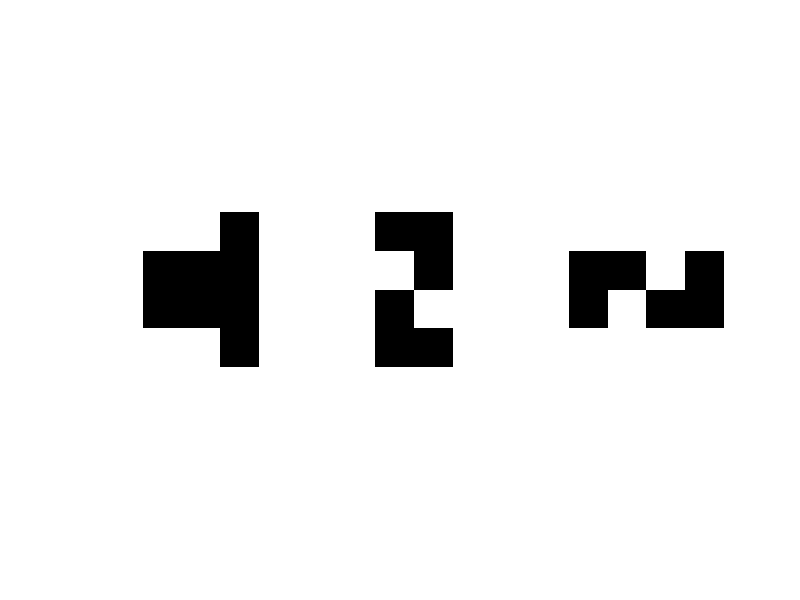

Write the MATLAB code that produced this figure. (Note: this script raises an error after producing the figure.)

clc;

z1=[1 1 1 -1 1 -1 -1 -1 1 -1 -1 -1 1 1 1 -1];
z2=[1 -1 -1 1 1 1 -1 1 1 -1 1 1 1 -1 -1 1];
z3=[1 1 1 1 -1 -1 1 -1 -1 1 -1 -1 1 1 1 1];



d1=[1 0 0];
d2=[0 1 0];
d3=[0 0 1];

pat1= vec2mat(z1,4);
pat2= vec2mat(z2,4);
pat3= vec2mat(z3,4);

subplot(1,3,1); 
    imshow(pat1)
subplot(1,3,2); 
    imshow(pat2)
subplot(1,3,3); 
    imshow(pat3)
    % agumented
z1=[z1 -1];
z2=[z2 -1];
z3=[z3 -1];    
    
k=[2 1 3]; % sequence of patterns to be trained    
   
W=[1 0.5 -0.8 0.3 0.5 -1 -2 -0.9 1.5;1 0.5 -0.8 0.3 0.5 -1 -2 -0.9 1.5;1 0.5 -0.8 0.3 0.5 -1 -2 -0.9 1.5];
v=randn(9,17);
Emax=0.01;
eta=1;


z=[z1;z2;z3];
d =[d1;d2;d3];
%
%


E=0;
 for m=1:500
for p=1:3
for j=1:9
    f=v(j,:)*z(p,:)';
    y(j)= hardlim(f);   % 
end

for k=1:3
    o(k)= hardlim(W(k,:)*y');
    E = 0.5*(d(p,k)-o(k))^2+E;
    del_ok(k)=0.5*(d(p,k)-o(k))*(1-o(k)^2);
end

for j=1:9
    for k=1:3
    sum= del_ok(k)*W(k,j);
    end
        del_yj(j)=0.5*(1-y(j)^2)* sum;

end
for k=1:3
    for j=1:9
        W(k,j)= W(k,j)+eta*del_ok(k)*y(j);
    end
end

for j=1:9
    for i=1:17
        v(j,i)= v(j,i)+eta*del_yj(j)*z(p,i);
    end;
end;
end;
end;



y1= sign(v*z(3,:)');
o1= sign(W*y1);
